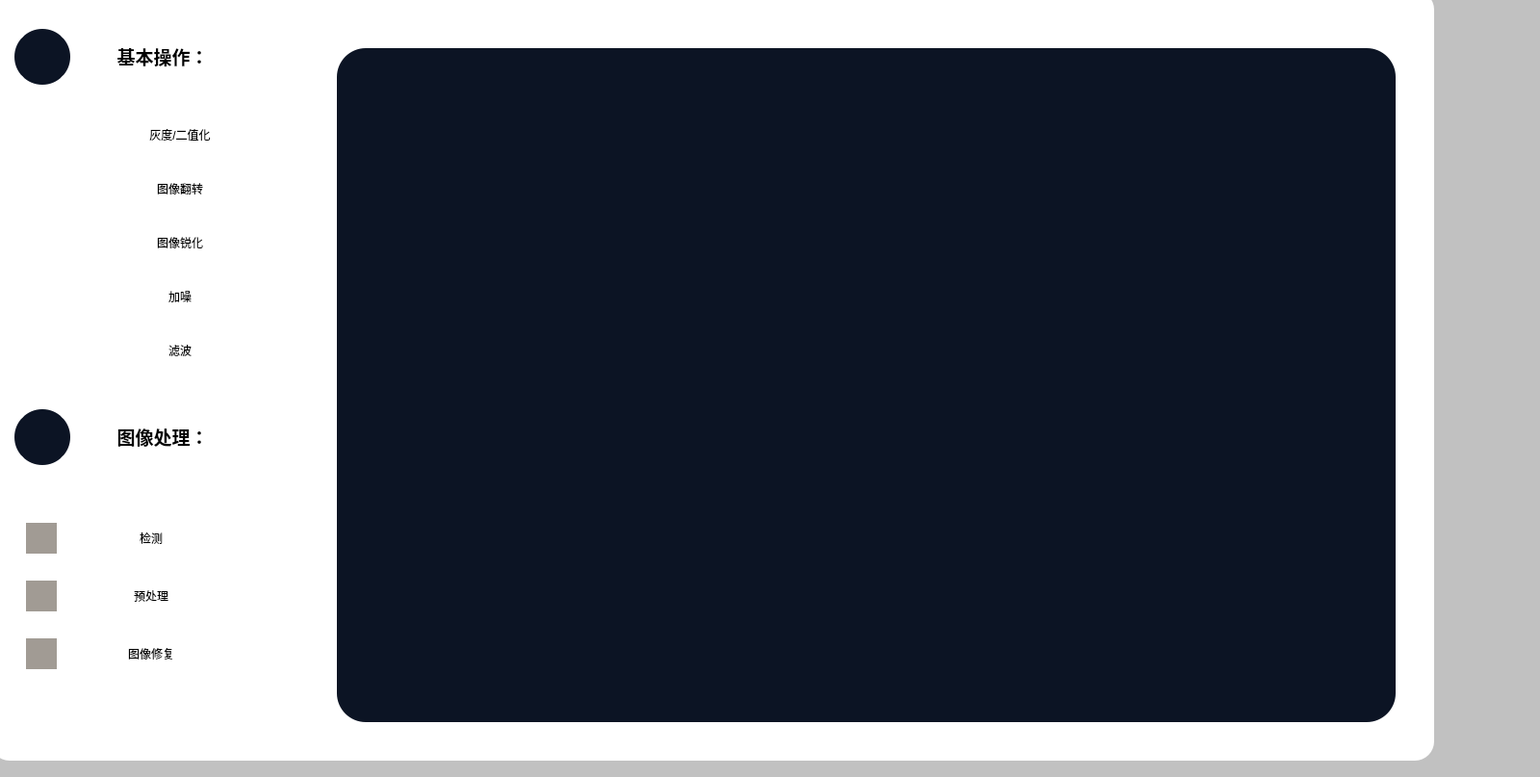
<?xml version="1.0" encoding="UTF-8"?>
<ui version="4.0">
 <class>Mainwindow</class>
 <widget class="QWidget" name="Mainwindow">
  <property name="geometry">
   <rect>
    <x>0</x>
    <y>0</y>
    <width>1600</width>
    <height>807</height>
   </rect>
  </property>
  <property name="minimumSize">
   <size>
    <width>1500</width>
    <height>800</height>
   </size>
  </property>
  <property name="maximumSize">
   <size>
    <width>1600</width>
    <height>16777215</height>
   </size>
  </property>
  <property name="windowTitle">
   <string>Form</string>
  </property>
  <property name="styleSheet">
   <string notr="true">background-color: rgb(193, 193, 193);</string>
  </property>
  <widget class="QFrame" name="frame_3">
   <property name="geometry">
    <rect>
     <x>-10</x>
     <y>-10</y>
     <width>1500</width>
     <height>800</height>
    </rect>
   </property>
   <property name="minimumSize">
    <size>
     <width>1500</width>
     <height>600</height>
    </size>
   </property>
   <property name="maximumSize">
    <size>
     <width>1500</width>
     <height>800</height>
    </size>
   </property>
   <property name="styleSheet">
    <string notr="true">background-color: rgb(255, 255, 255);
border-radius:20px;
</string>
   </property>
   <property name="frameShape">
    <enum>QFrame::StyledPanel</enum>
   </property>
   <property name="frameShadow">
    <enum>QFrame::Raised</enum>
   </property>
   <widget class="QFrame" name="frame_9">
    <property name="geometry">
     <rect>
      <x>10</x>
      <y>600</y>
      <width>209</width>
      <height>16</height>
     </rect>
    </property>
    <property name="frameShape">
     <enum>QFrame::StyledPanel</enum>
    </property>
    <property name="frameShadow">
     <enum>QFrame::Raised</enum>
    </property>
   </widget>
   <widget class="QFrame" name="frame">
    <property name="geometry">
     <rect>
      <x>360</x>
      <y>60</y>
      <width>1100</width>
      <height>700</height>
     </rect>
    </property>
    <property name="minimumSize">
     <size>
      <width>1100</width>
      <height>700</height>
     </size>
    </property>
    <property name="maximumSize">
     <size>
      <width>1100</width>
      <height>700</height>
     </size>
    </property>
    <property name="styleSheet">
     <string notr="true">background-color: rgb(12, 20, 36);
gridline-color: rgb(255, 255, 255);
border-bottom-color: rgb(255, 255, 255);
border-radius:30px
</string>
    </property>
    <property name="frameShape">
     <enum>QFrame::StyledPanel</enum>
    </property>
    <property name="frameShadow">
     <enum>QFrame::Raised</enum>
    </property>
   </widget>
   <widget class="QWidget" name="layoutWidget">
    <property name="geometry">
     <rect>
      <x>10</x>
      <y>10</y>
      <width>271</width>
      <height>781</height>
     </rect>
    </property>
    <layout class="QVBoxLayout" name="verticalLayout_8">
     <item>
      <widget class="QFrame" name="frame_8">
       <property name="maximumSize">
        <size>
         <width>16777215</width>
         <height>100</height>
        </size>
       </property>
       <property name="frameShape">
        <enum>QFrame::StyledPanel</enum>
       </property>
       <property name="frameShadow">
        <enum>QFrame::Raised</enum>
       </property>
       <layout class="QVBoxLayout" name="verticalLayout_11">
        <property name="spacing">
         <number>0</number>
        </property>
        <item>
         <widget class="QFrame" name="frame_12">
          <property name="minimumSize">
           <size>
            <width>0</width>
            <height>100</height>
           </size>
          </property>
          <property name="maximumSize">
           <size>
            <width>16777215</width>
            <height>100</height>
           </size>
          </property>
          <property name="frameShape">
           <enum>QFrame::StyledPanel</enum>
          </property>
          <property name="frameShadow">
           <enum>QFrame::Raised</enum>
          </property>
          <layout class="QHBoxLayout" name="horizontalLayout_14">
           <property name="spacing">
            <number>0</number>
           </property>
           <property name="leftMargin">
            <number>0</number>
           </property>
           <property name="topMargin">
            <number>0</number>
           </property>
           <property name="rightMargin">
            <number>0</number>
           </property>
           <property name="bottomMargin">
            <number>0</number>
           </property>
           <item>
            <widget class="QWidget" name="widget_6" native="true">
             <property name="minimumSize">
              <size>
               <width>64</width>
               <height>64</height>
              </size>
             </property>
             <property name="maximumSize">
              <size>
               <width>64</width>
               <height>64</height>
              </size>
             </property>
             <property name="styleSheet">
              <string notr="true">image: url(:/buttom/img/buttom/API 应用_api-app.svg);
border:3px solid rgb(255, 255, 255);
background-color: rgb(12, 20, 36);
border-radius:32px</string>
             </property>
            </widget>
           </item>
           <item>
            <widget class="QLabel" name="label_23">
             <property name="minimumSize">
              <size>
               <width>180</width>
               <height>0</height>
              </size>
             </property>
             <property name="maximumSize">
              <size>
               <width>100</width>
               <height>16777215</height>
              </size>
             </property>
             <property name="font">
              <font>
               <pointsize>18</pointsize>
               <weight>75</weight>
               <bold>true</bold>
              </font>
             </property>
             <property name="text">
              <string>&lt;html&gt;&lt;head/&gt;&lt;body&gt;&lt;p&gt;&lt;span style=&quot; font-size:14pt;&quot;&gt;基本操作：&lt;/span&gt;&lt;/p&gt;&lt;/body&gt;&lt;/html&gt;</string>
             </property>
             <property name="alignment">
              <set>Qt::AlignCenter</set>
             </property>
            </widget>
           </item>
          </layout>
         </widget>
        </item>
       </layout>
      </widget>
     </item>
     <item>
      <widget class="QFrame" name="frame_2">
       <property name="frameShape">
        <enum>QFrame::StyledPanel</enum>
       </property>
       <property name="frameShadow">
        <enum>QFrame::Raised</enum>
       </property>
       <layout class="QGridLayout" name="gridLayout_2">
        <item row="0" column="0">
         <layout class="QGridLayout" name="gridLayout">
          <item row="0" column="0">
           <layout class="QVBoxLayout" name="verticalLayout">
            <item>
             <widget class="QFrame" name="frame_5">
              <property name="frameShape">
               <enum>QFrame::StyledPanel</enum>
              </property>
              <property name="frameShadow">
               <enum>QFrame::Raised</enum>
              </property>
              <widget class="QWidget" name="layoutWidget">
               <property name="geometry">
                <rect>
                 <x>40</x>
                 <y>10</y>
                 <width>61</width>
                 <height>261</height>
                </rect>
               </property>
               <layout class="QGridLayout" name="gridLayout_3">
                <item row="3" column="0">
                 <widget class="QWidget" name="widget_19" native="true">
                  <property name="minimumSize">
                   <size>
                    <width>32</width>
                    <height>32</height>
                   </size>
                  </property>
                  <property name="maximumSize">
                   <size>
                    <width>32</width>
                    <height>32</height>
                   </size>
                  </property>
                  <property name="styleSheet">
                   <string notr="true">image: url(:/buttom/img/buttom/一_one-one.svg);
border:3px solid rgb(255, 255, 255);

border-radius:32px</string>
                  </property>
                 </widget>
                </item>
                <item row="4" column="0">
                 <widget class="QWidget" name="widget_20" native="true">
                  <property name="minimumSize">
                   <size>
                    <width>32</width>
                    <height>32</height>
                   </size>
                  </property>
                  <property name="maximumSize">
                   <size>
                    <width>32</width>
                    <height>32</height>
                   </size>
                  </property>
                  <property name="styleSheet">
                   <string notr="true">image: url(:/buttom/img/buttom/一_one-one.svg);
border:3px solid rgb(255, 255, 255);

border-radius:32px</string>
                  </property>
                 </widget>
                </item>
                <item row="0" column="0">
                 <widget class="QWidget" name="widget_13" native="true">
                  <property name="minimumSize">
                   <size>
                    <width>32</width>
                    <height>32</height>
                   </size>
                  </property>
                  <property name="maximumSize">
                   <size>
                    <width>32</width>
                    <height>32</height>
                   </size>
                  </property>
                  <property name="styleSheet">
                   <string notr="true">image: url(:/buttom/img/buttom/一_one-one.svg);
border:3px solid rgb(255, 255, 255);

border-radius:32px</string>
                  </property>
                 </widget>
                </item>
                <item row="2" column="0">
                 <widget class="QWidget" name="widget_18" native="true">
                  <property name="minimumSize">
                   <size>
                    <width>32</width>
                    <height>32</height>
                   </size>
                  </property>
                  <property name="maximumSize">
                   <size>
                    <width>32</width>
                    <height>32</height>
                   </size>
                  </property>
                  <property name="styleSheet">
                   <string notr="true">image: url(:/buttom/img/buttom/一_one-one.svg);
border:3px solid rgb(255, 255, 255);

border-radius:32px</string>
                  </property>
                 </widget>
                </item>
                <item row="1" column="0">
                 <widget class="QWidget" name="widget_14" native="true">
                  <property name="minimumSize">
                   <size>
                    <width>32</width>
                    <height>32</height>
                   </size>
                  </property>
                  <property name="maximumSize">
                   <size>
                    <width>32</width>
                    <height>32</height>
                   </size>
                  </property>
                  <property name="styleSheet">
                   <string notr="true">image: url(:/buttom/img/buttom/一_one-one.svg);
border:3px solid rgb(255, 255, 255);

border-radius:32px</string>
                  </property>
                 </widget>
                </item>
               </layout>
              </widget>
             </widget>
            </item>
           </layout>
          </item>
          <item row="0" column="1">
           <layout class="QVBoxLayout" name="verticalLayout_2">
            <item>
             <widget class="QPushButton" name="pushButton_1">
              <property name="minimumSize">
               <size>
                <width>50</width>
                <height>50</height>
               </size>
              </property>
              <property name="maximumSize">
               <size>
                <width>150</width>
                <height>50</height>
               </size>
              </property>
              <property name="styleSheet">
               <string notr="true">font: 9pt &quot;微软雅黑&quot;;
</string>
              </property>
              <property name="text">
               <string>灰度/二值化</string>
              </property>
             </widget>
            </item>
            <item>
             <widget class="QPushButton" name="pushButton_2">
              <property name="minimumSize">
               <size>
                <width>150</width>
                <height>50</height>
               </size>
              </property>
              <property name="maximumSize">
               <size>
                <width>150</width>
                <height>16777215</height>
               </size>
              </property>
              <property name="styleSheet">
               <string notr="true">font: 9pt &quot;微软雅黑&quot;;
</string>
              </property>
              <property name="text">
               <string>图像翻转</string>
              </property>
             </widget>
            </item>
            <item>
             <widget class="QPushButton" name="pushButton_3">
              <property name="minimumSize">
               <size>
                <width>150</width>
                <height>50</height>
               </size>
              </property>
              <property name="maximumSize">
               <size>
                <width>150</width>
                <height>16777215</height>
               </size>
              </property>
              <property name="styleSheet">
               <string notr="true">font: 9pt &quot;微软雅黑&quot;;</string>
              </property>
              <property name="text">
               <string>图像锐化</string>
              </property>
             </widget>
            </item>
            <item>
             <widget class="QPushButton" name="pushButton_4">
              <property name="minimumSize">
               <size>
                <width>150</width>
                <height>50</height>
               </size>
              </property>
              <property name="maximumSize">
               <size>
                <width>150</width>
                <height>16777215</height>
               </size>
              </property>
              <property name="styleSheet">
               <string notr="true">font: 9pt &quot;微软雅黑&quot;;</string>
              </property>
              <property name="text">
               <string>加噪</string>
              </property>
             </widget>
            </item>
            <item>
             <widget class="QPushButton" name="pushButton_5">
              <property name="minimumSize">
               <size>
                <width>150</width>
                <height>50</height>
               </size>
              </property>
              <property name="maximumSize">
               <size>
                <width>150</width>
                <height>16777215</height>
               </size>
              </property>
              <property name="styleSheet">
               <string notr="true">font: 9pt &quot;微软雅黑&quot;;</string>
              </property>
              <property name="text">
               <string>滤波</string>
              </property>
             </widget>
            </item>
           </layout>
          </item>
         </layout>
        </item>
       </layout>
      </widget>
     </item>
     <item>
      <widget class="QFrame" name="frame_10">
       <property name="minimumSize">
        <size>
         <width>0</width>
         <height>100</height>
        </size>
       </property>
       <property name="maximumSize">
        <size>
         <width>16777215</width>
         <height>100</height>
        </size>
       </property>
       <property name="frameShape">
        <enum>QFrame::StyledPanel</enum>
       </property>
       <property name="frameShadow">
        <enum>QFrame::Raised</enum>
       </property>
       <layout class="QVBoxLayout" name="verticalLayout_17">
        <property name="spacing">
         <number>0</number>
        </property>
        <item>
         <widget class="QFrame" name="frame_17">
          <property name="maximumSize">
           <size>
            <width>16777215</width>
            <height>100</height>
           </size>
          </property>
          <property name="frameShape">
           <enum>QFrame::StyledPanel</enum>
          </property>
          <property name="frameShadow">
           <enum>QFrame::Raised</enum>
          </property>
          <layout class="QHBoxLayout" name="horizontalLayout_19">
           <property name="spacing">
            <number>0</number>
           </property>
           <property name="leftMargin">
            <number>0</number>
           </property>
           <property name="topMargin">
            <number>0</number>
           </property>
           <property name="rightMargin">
            <number>0</number>
           </property>
           <property name="bottomMargin">
            <number>0</number>
           </property>
           <item>
            <widget class="QWidget" name="widget_11" native="true">
             <property name="minimumSize">
              <size>
               <width>64</width>
               <height>64</height>
              </size>
             </property>
             <property name="maximumSize">
              <size>
               <width>64</width>
               <height>64</height>
              </size>
             </property>
             <property name="styleSheet">
              <string notr="true">image: url(:/svg/img/img/image.png);
border:3px solid rgb(255, 255, 255);
background-color: rgb(12, 20, 36);
border-radius:32px</string>
             </property>
             <widget class="QWidget" name="widget_12" native="true">
              <property name="geometry">
               <rect>
                <x>0</x>
                <y>0</y>
                <width>64</width>
                <height>64</height>
               </rect>
              </property>
              <property name="minimumSize">
               <size>
                <width>64</width>
                <height>64</height>
               </size>
              </property>
              <property name="maximumSize">
               <size>
                <width>64</width>
                <height>64</height>
               </size>
              </property>
              <property name="styleSheet">
               <string notr="true">image: url(:/buttom/img/buttom/API 应用_api-app.svg);
border:3px solid rgb(255, 255, 255);
background-color: rgb(12, 20, 36);
border-radius:32px</string>
              </property>
             </widget>
            </widget>
           </item>
           <item>
            <widget class="QLabel" name="label_28">
             <property name="minimumSize">
              <size>
               <width>180</width>
               <height>0</height>
              </size>
             </property>
             <property name="maximumSize">
              <size>
               <width>100</width>
               <height>16777215</height>
              </size>
             </property>
             <property name="font">
              <font>
               <pointsize>18</pointsize>
               <weight>75</weight>
               <bold>true</bold>
              </font>
             </property>
             <property name="text">
              <string>&lt;html&gt;&lt;head/&gt;&lt;body&gt;&lt;p&gt;&lt;span style=&quot; font-size:14pt;&quot;&gt;图像处理：&lt;/span&gt;&lt;/p&gt;&lt;/body&gt;&lt;/html&gt;</string>
             </property>
             <property name="alignment">
              <set>Qt::AlignCenter</set>
             </property>
            </widget>
           </item>
          </layout>
         </widget>
        </item>
       </layout>
      </widget>
     </item>
     <item>
      <widget class="QFrame" name="frame_4">
       <property name="minimumSize">
        <size>
         <width>0</width>
         <height>100</height>
        </size>
       </property>
       <property name="maximumSize">
        <size>
         <width>16777215</width>
         <height>16777215</height>
        </size>
       </property>
       <property name="frameShape">
        <enum>QFrame::StyledPanel</enum>
       </property>
       <property name="frameShadow">
        <enum>QFrame::Raised</enum>
       </property>
       <widget class="QWidget" name="layoutWidget">
        <property name="geometry">
         <rect>
          <x>10</x>
          <y>20</y>
          <width>241</width>
          <height>180</height>
         </rect>
        </property>
        <layout class="QGridLayout" name="gridLayout_4">
         <item row="0" column="0">
          <widget class="QFrame" name="frame_6">
           <property name="maximumSize">
            <size>
             <width>32</width>
             <height>32</height>
            </size>
           </property>
           <property name="styleSheet">
            <string notr="true">image: url(:/svg/img/svg/星星.png);
background-color: rgb(161, 155, 148);</string>
           </property>
           <property name="frameShape">
            <enum>QFrame::StyledPanel</enum>
           </property>
           <property name="frameShadow">
            <enum>QFrame::Raised</enum>
           </property>
          </widget>
         </item>
         <item row="2" column="0">
          <widget class="QFrame" name="frame_7">
           <property name="maximumSize">
            <size>
             <width>32</width>
             <height>32</height>
            </size>
           </property>
           <property name="styleSheet">
            <string notr="true">image: url(:/svg/img/svg/星星.png);
background-color: rgb(161, 155, 148);</string>
           </property>
           <property name="frameShape">
            <enum>QFrame::StyledPanel</enum>
           </property>
           <property name="frameShadow">
            <enum>QFrame::Raised</enum>
           </property>
          </widget>
         </item>
         <item row="2" column="1">
          <widget class="QPushButton" name="pushButton_7">
           <property name="minimumSize">
            <size>
             <width>150</width>
             <height>50</height>
            </size>
           </property>
           <property name="maximumSize">
            <size>
             <width>150</width>
             <height>16777215</height>
            </size>
           </property>
           <property name="styleSheet">
            <string notr="true">font: 9pt &quot;微软雅黑&quot;;</string>
           </property>
           <property name="text">
            <string>图像修复</string>
           </property>
          </widget>
         </item>
         <item row="0" column="1">
          <widget class="QPushButton" name="pushButton_6">
           <property name="minimumSize">
            <size>
             <width>150</width>
             <height>50</height>
            </size>
           </property>
           <property name="maximumSize">
            <size>
             <width>150</width>
             <height>16777215</height>
            </size>
           </property>
           <property name="styleSheet">
            <string notr="true">font: 9pt &quot;微软雅黑&quot;;</string>
           </property>
           <property name="text">
            <string>检测</string>
           </property>
          </widget>
         </item>
         <item row="1" column="1">
          <widget class="QPushButton" name="pushButton_8">
           <property name="minimumSize">
            <size>
             <width>150</width>
             <height>50</height>
            </size>
           </property>
           <property name="maximumSize">
            <size>
             <width>150</width>
             <height>16777215</height>
            </size>
           </property>
           <property name="styleSheet">
            <string notr="true">font: 9pt &quot;微软雅黑&quot;;</string>
           </property>
           <property name="text">
            <string>预处理</string>
           </property>
          </widget>
         </item>
         <item row="1" column="0">
          <widget class="QFrame" name="frame_11">
           <property name="maximumSize">
            <size>
             <width>32</width>
             <height>32</height>
            </size>
           </property>
           <property name="styleSheet">
            <string notr="true">image: url(:/svg/img/svg/星星.png);
background-color: rgb(161, 155, 148);</string>
           </property>
           <property name="frameShape">
            <enum>QFrame::StyledPanel</enum>
           </property>
           <property name="frameShadow">
            <enum>QFrame::Raised</enum>
           </property>
          </widget>
         </item>
        </layout>
       </widget>
      </widget>
     </item>
    </layout>
   </widget>
  </widget>
 </widget>
 <resources>
  <include location="../../../暂存/PyQt5/可视化界面/Copying_1017/resources.qrc"/>
  <include location="../../../暂存/PyQt5/可视化界面/Copying_1006/resources.qrc"/>
 </resources>
 <connections/>
</ui>
